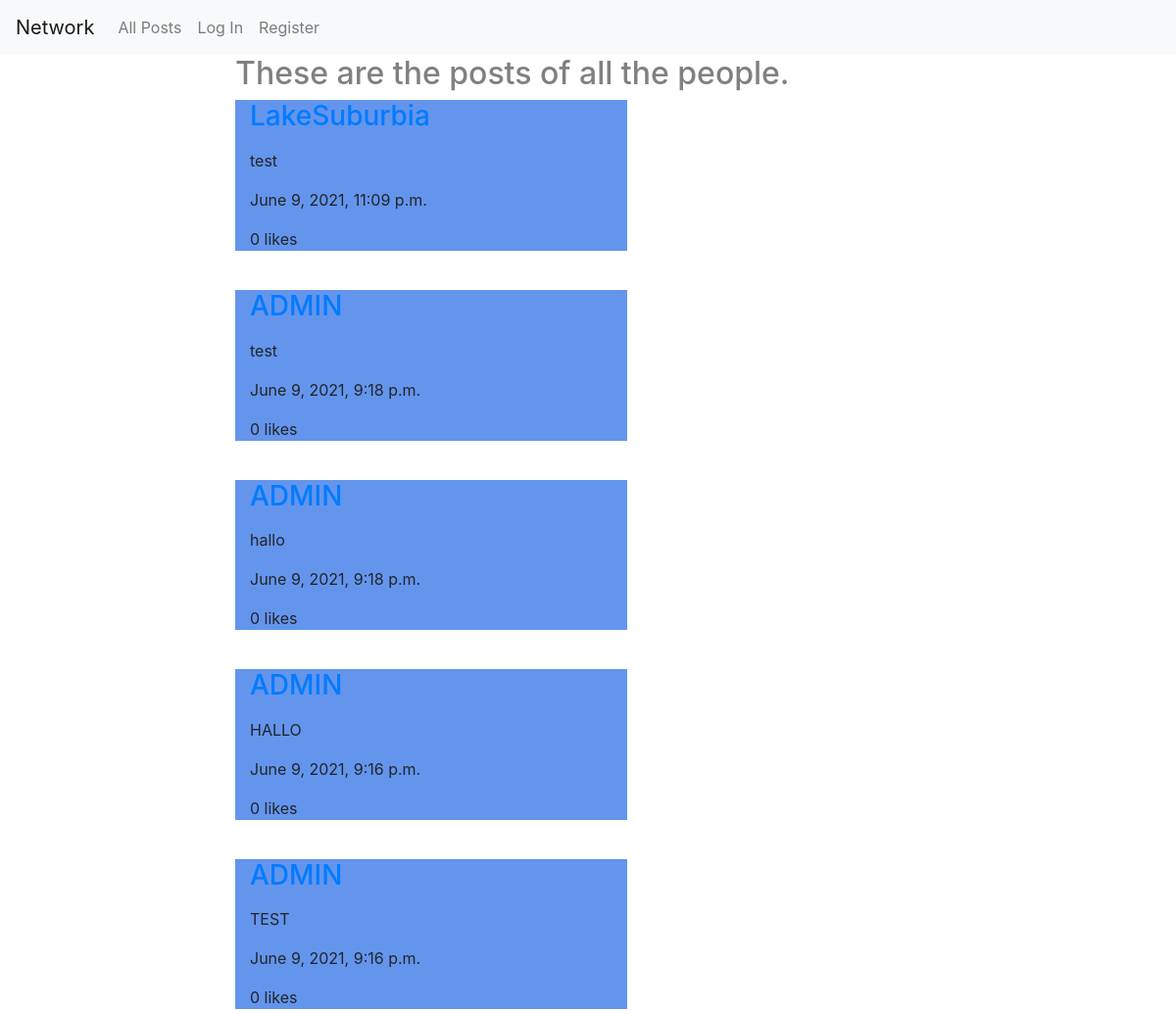
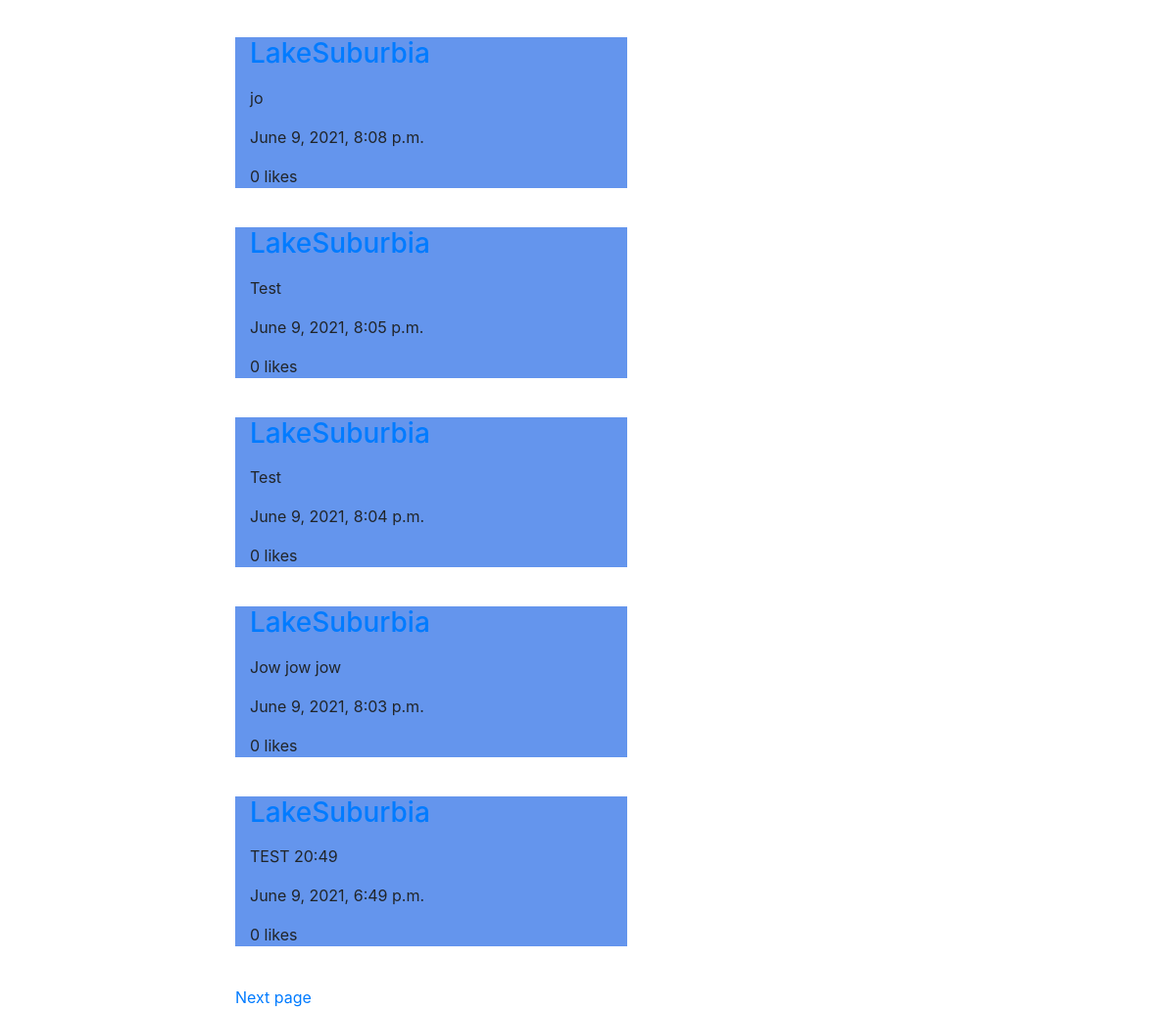
The app's page /, older data (2 pictures, top to bottom).
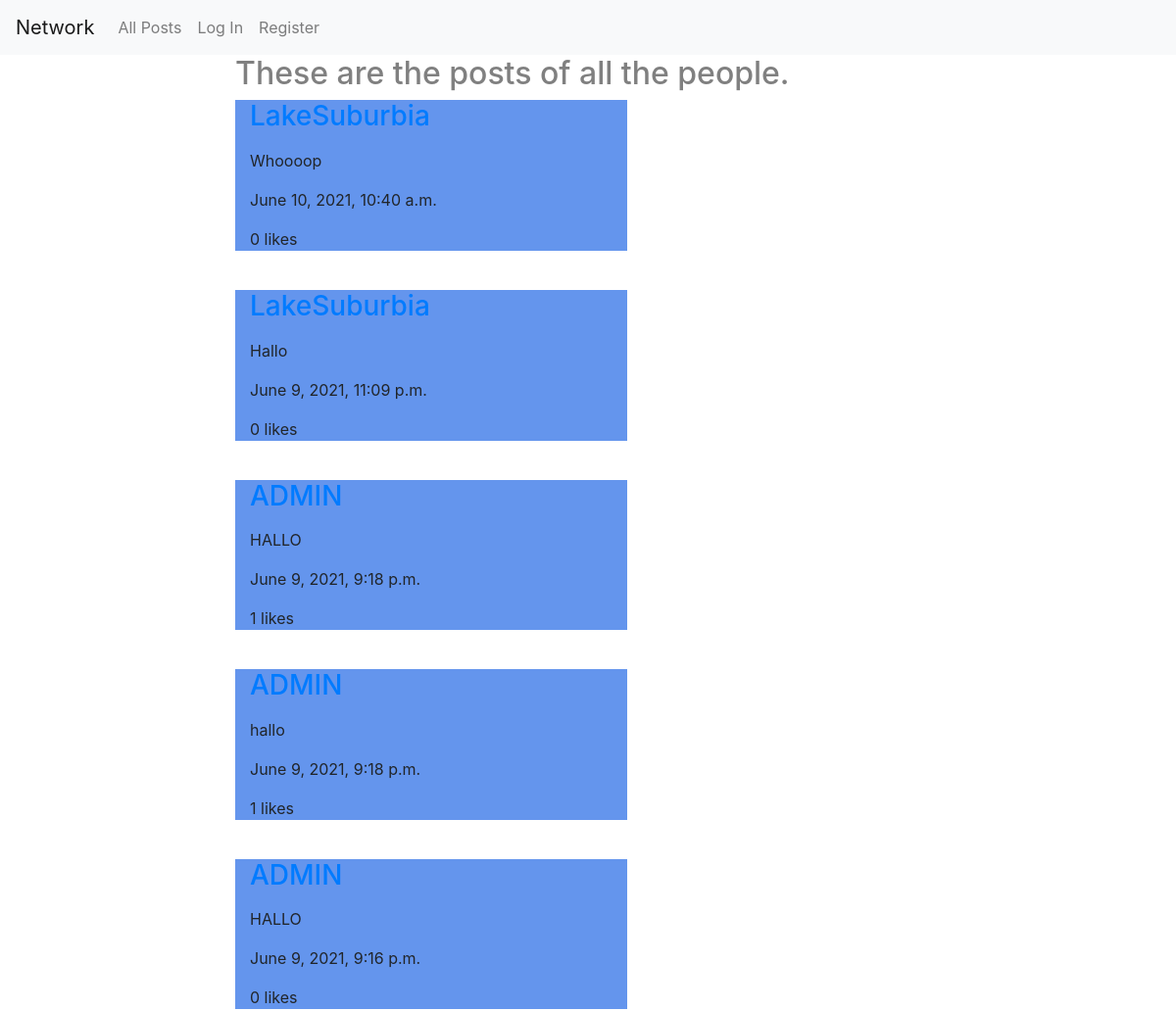
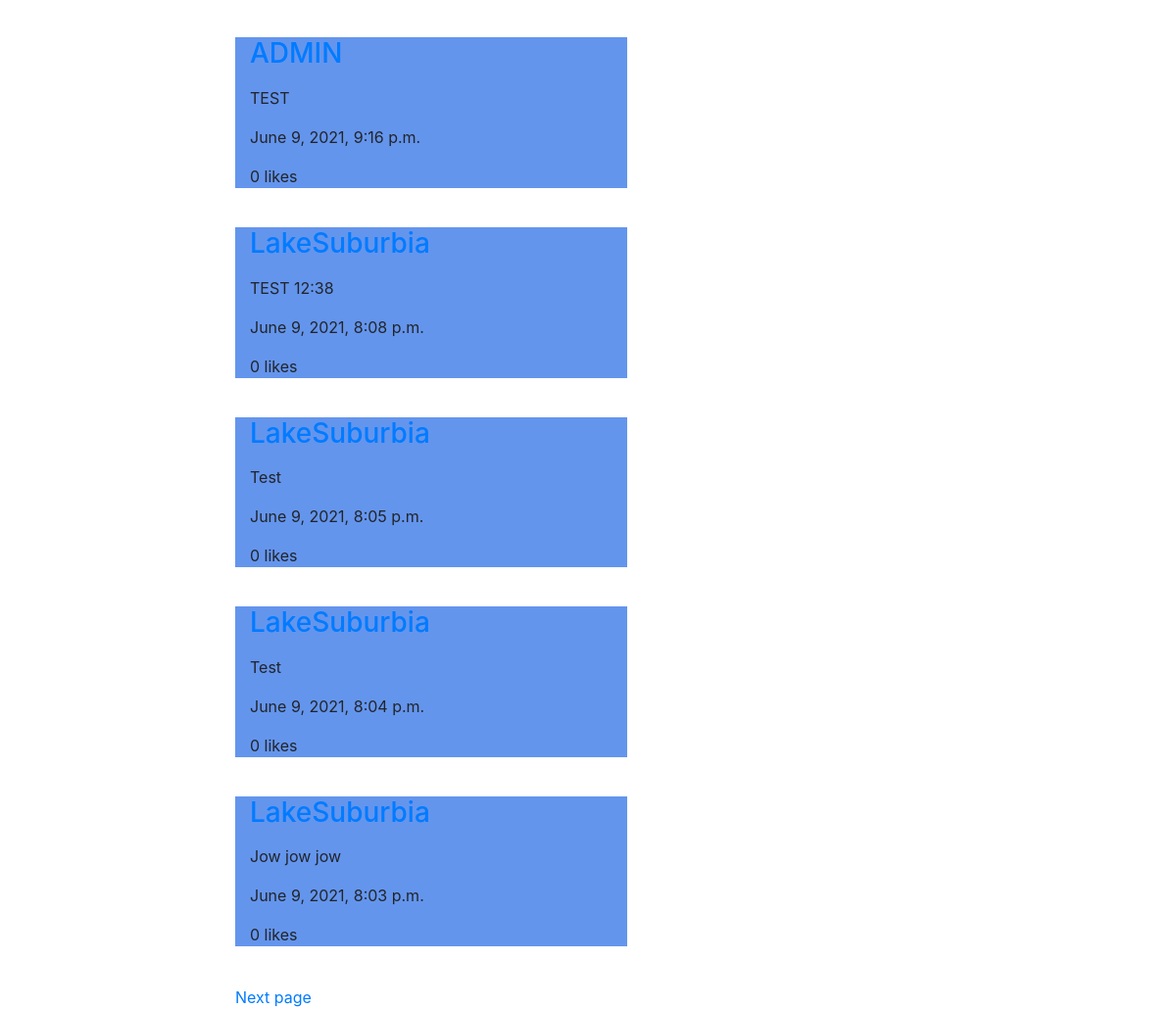
The same page, newer data (2 pictures, top to bottom).
### network/models.py (models this page shows)
class Post(models.Model):
    poster = models.ForeignKey("User", on_delete=models.CASCADE)
    body = models.TextField(max_length=140)
    timestamp = models.DateTimeField(auto_now_add=True)
    like = models.IntegerField(default=0)

class User(AbstractUser):
    pass

### network/views.py (the view)
# urls.py: path("", views.index, name="index"),
def index(request):
    posts = Post.objects.all().order_by("-timestamp")
    return render_posts(request, posts, True)

### network/views.py (called while the page is built)
def extend_posts(request, posts):
    user = request.user
    try:
        likes = Likes.objects.filter(liker=user)
    except TypeError:
        likes = []
    for post in posts:
        post.liked = False
        for like in likes:
            if post == like.liked:
                post.liked = True
    return posts

def render_posts(request, posts, frontpage):
    page = paginate_posts(request, posts)
    return render(
        request,
        "network/index.html",
        {
            "posts": page,
            "frontpage": frontpage,
        },
    )

def paginate_posts(request, posts):
    posts = extend_posts(request, posts)
    p = Paginator(posts, 10)
    page_num = request.GET.get("page", 1)
    try:
        page = p.page(page_num)
    except EmptyPage:
        page = p.page(1)
    return page

### network/templates/network/index.html (shortened to what this page needs)
{% extends "network/layout.html" %}
{% block body %}
    {% if frontpage %}
        <h2 id="message"> These are the posts of all the people.</h2>
    {% else %}
    <h2 id="message"> These are the posts of the people you follow.</h2>
    {% endif %}
    {% include 'network/posts.html' %}
{% endblock %}

### network/templates/network/posts.html (shortened to what this page needs)
{% load static %}
<link rel="stylesheet" href="https://stackpath.bootstrapcdn.com/bootstrap/4.4.1/css/bootstrap.min.css">
<link href="{% static 'network/styles.css' %}" rel="stylesheet">
<div id="posts-view">
    {% for post in posts%}
    <div class="col post" id = "view-post{{post.id}}">
        {% include 'network/viewpost.html' %}
    </div>
    <br />
    {% endfor %}
    <div id="footer">
        {% if posts.has_next %}
        <a href="?page={{posts.next_page_number}}">Next page</a>
        {% endif %}
    </div>
</div>

### network/templates/network/viewpost.html (shortened to what this page needs)
<a href="{% url 'user' post.poster.id%}"><h3>{{post.poster.username}}</h3></a>  {{post.body}} </p>
<p class='timestamp'>{{post.timestamp}}</p>
<p>
<span id="likecount{{post.id}}">{{post.like}}</span> likes
</p>

Row changes from the older to the newer data that the page shows:
no longer on this page (row unchanged): Post: poster.username "LakeSuburbia", body "TEST 20:49", timestamp "June 9, 2021, 6:49 p.m.", like "0"
added Post: poster.username "LakeSuburbia", body "Whoooop", timestamp "June 10, 2021, 10:40 a.m.", like "0"
changed Post: body "test" → "Hallo"
changed Post (number 3 of 10 on the later page): body "test" → "HALLO"; like "0" → "1"
changed Post "hallo": like "0" → "1"
changed Post: body "jo" → "TEST 12:38"
